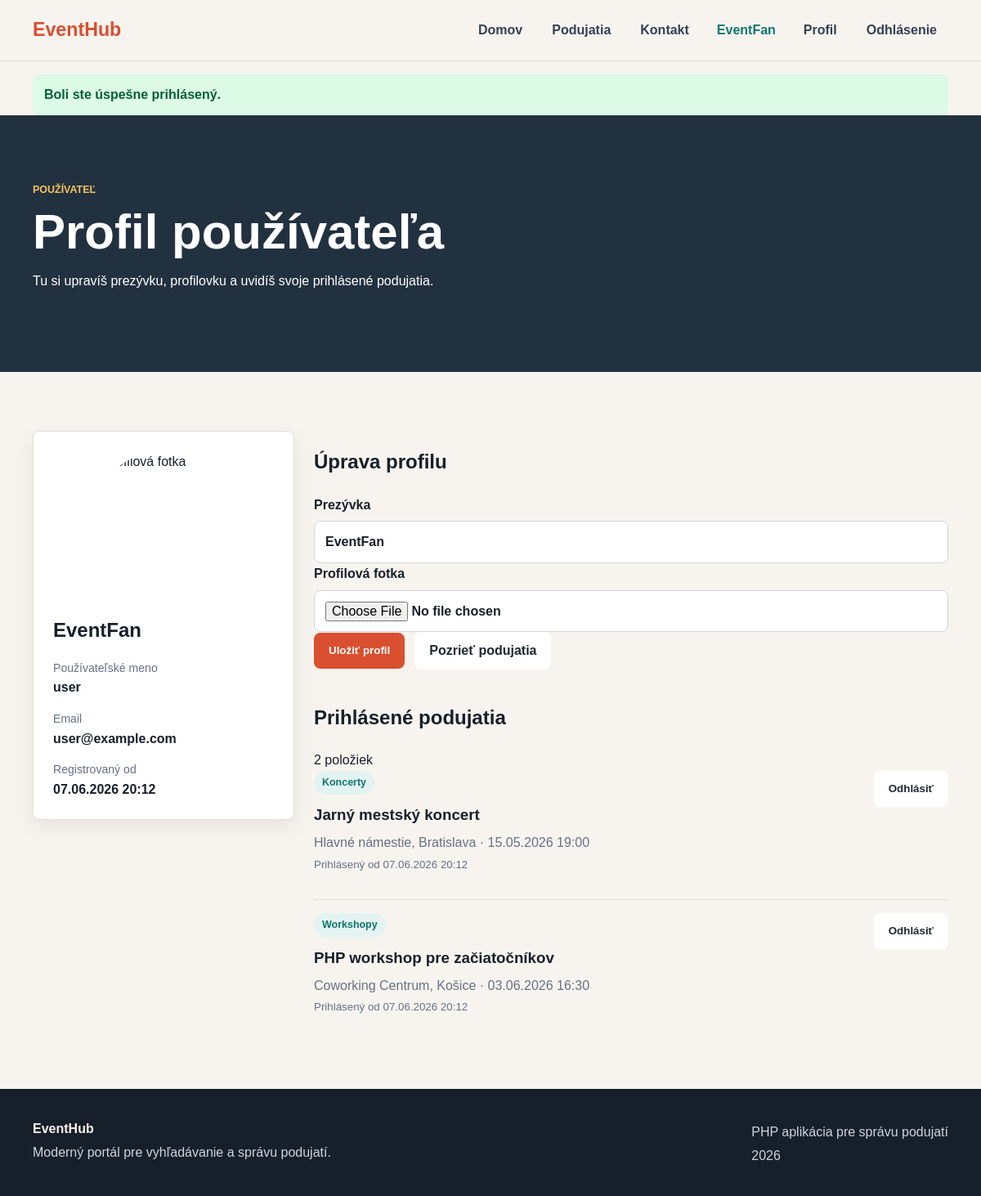
Screenshot of /index.php?page=profile (signed in) with the database file from the repository.
### tables this page shows
CREATE TABLE users (
    id INT UNSIGNED AUTO_INCREMENT,
    username VARCHAR(100) NOT NULL,
    email VARCHAR(180) NOT NULL,
    nickname VARCHAR(100) NULL,
    avatar VARCHAR(255) NULL,
    password VARCHAR(255) NOT NULL,
    created_at TIMESTAMP NOT NULL DEFAULT CURRENT_TIMESTAMP,

    PRIMARY KEY (id),
    UNIQUE KEY idx_users_username (username),
    UNIQUE KEY idx_users_email (email)
);

CREATE TABLE event_registrations (
    id INT UNSIGNED AUTO_INCREMENT,
    user_id INT UNSIGNED NOT NULL,
    event_id INT UNSIGNED NOT NULL,
    created_at TIMESTAMP NOT NULL DEFAULT CURRENT_TIMESTAMP,

    PRIMARY KEY (id),
    UNIQUE KEY idx_event_registrations_user_event (user_id, event_id),
    KEY idx_event_registrations_user_id (user_id),
    KEY idx_event_registrations_event_id (event_id),

    CONSTRAINT fk_event_registrations_user
        FOREIGN KEY (user_id)
        REFERENCES users (id)
        ON UPDATE CASCADE
        ON DELETE CASCADE,
    CONSTRAINT fk_event_registrations_event
        FOREIGN KEY (event_id)
        REFERENCES events (id)
        ON UPDATE CASCADE
        ON DELETE CASCADE
);

CREATE TABLE categories (
    id INT UNSIGNED AUTO_INCREMENT,
    name VARCHAR(120) NOT NULL,
    created_at TIMESTAMP NOT NULL DEFAULT CURRENT_TIMESTAMP,

    PRIMARY KEY (id),
    UNIQUE KEY idx_categories_name (name)
);

CREATE TABLE events (
    id INT UNSIGNED AUTO_INCREMENT,
    category_id INT UNSIGNED NULL,
    title VARCHAR(180) NOT NULL,
    description TEXT NOT NULL,
    location VARCHAR(180) NOT NULL,
    event_date DATETIME NOT NULL,
    image VARCHAR(500) NULL,
    created_at TIMESTAMP NOT NULL DEFAULT CURRENT_TIMESTAMP,

    PRIMARY KEY (id),
    KEY idx_events_category_id (category_id),
    KEY idx_events_event_date (event_date),

    CONSTRAINT fk_events_category
        FOREIGN KEY (category_id)
        REFERENCES categories (id)
        ON UPDATE CASCADE
        ON DELETE SET NULL
);

### core/Controller.php (called while the page is built, shortened)
<?php
class Controller
{
    protected function render(string $view, array $data = [], bool $admin = false): void
    {
        extract($data, EXTR_SKIP);
        $viewFile = APP_ROOT . '/views/' . $view . '.php';
        require $viewFile;
    }
}

### controllers/UserController.php (called while the page is built, shortened)
<?php
class UserController extends Controller
{
    private User $userModel;
    public function __construct()
    {
        $this->userModel = new User();
    }
    public function profile(): void
    {
        $userId = (int) Session::get('user_id');
        $user = $this->userModel->findById($userId);
        $errors = [];
        $this->render('profile', [
            'pageTitle' => 'Profil používateľa',
            'user' => $user,
            'registeredEvents' => $this->userModel->registeredEvents($userId),
            'errors' => $errors,
        ]);
    }
}

### index.php (called while the page is built, shortened)
<?php
spl_autoload_register(function (string $className): void {
    $directories = ['config', 'core', 'models', 'controllers'];
    foreach ($directories as $directory) {
        $file = __DIR__ . '/' . $directory . '/' . $className . '.php';
        if (is_file($file)) {
            return;
        }
    }
});
$routes = [
    'home' => [HomeController::class, 'index'],
    'events' => [EventController::class, 'index'],
    'event_detail' => [EventController::class, 'detail'],
    'contact' => [ContactController::class, 'index'],
    'register' => [UserController::class, 'register'],
    'user_login' => [AuthController::class, 'login'],
    'user_logout' => [UserController::class, 'logout'],
    'profile' => [UserController::class, 'profile'],
    'event_register' => [EventController::class, 'registerForEvent'],
    'event_unregister' => [EventController::class, 'unregisterFromEvent'],
    'login' => [AuthController::class, 'login'],
    'logout' => [AuthController::class, 'logout'],
    'admin_dashboard' => [AdminController::class, 'dashboard'],
    'admin_registrations' => [AdminController::class, 'registrations'],
    'admin_events' => [EventController::class, 'adminIndex'],
    'admin_event_create' => [EventController::class, 'adminCreate'],
    'admin_event_edit' => [EventController::class, 'adminEdit'],
    'admin_event_delete' => [EventController::class, 'adminDelete'],
    'admin_categories' => [CategoryController::class, 'adminIndex'],
    'admin_category_create' => [CategoryController::class, 'adminCreate'],
    'admin_category_edit' => [CategoryController::class, 'adminEdit'],
    'admin_category_delete' => [CategoryController::class, 'adminDelete'],
];
$page = $_GET['page'] ?? 'home';
[$controllerName, $method] = $routes[$page];
try {
    $controller = new $controllerName();
    $controller->$method();
} catch (Throwable $exception) {
    http_response_code(500);
    error_log($exception->getMessage());
    $pageTitle = 'Chyba aplikácie';
    $errorMessage = 'Nastala neočakávaná chyba. Skontrolujte konfiguráciu databázy alebo to skúste neskôr.';
    require __DIR__ . '/views/partials/header.php';
    require __DIR__ . '/views/error.php';
    require __DIR__ . '/views/partials/footer.php';
}

### config/Database.php (called while the page is built, shortened)
<?php
class Database
{
    private static ?PDO $connection = null;
    public static function getConnection(): PDO
    {
        if (self::$connection === null) {
            $dsn = sprintf(
                'mysql:host=%s;dbname=%s;charset=%s',
                DB_HOST,
                DB_NAME,
                DB_CHARSET
            );
            self::$connection = new PDO($dsn, DB_USER, DB_PASS, [
                PDO::ATTR_ERRMODE => PDO::ERRMODE_EXCEPTION,
                PDO::ATTR_DEFAULT_FETCH_MODE => PDO::FETCH_ASSOC,
                PDO::ATTR_EMULATE_PREPARES => false,
            ]);
        }
        return self::$connection;
    }
}

### core/Session.php (called while the page is built, shortened)
<?php
class Session
{
    public static function get(string $key, mixed $default = null): mixed
    {
        return $_SESSION[$key] ?? $default;
    }
}

### core/Model.php (called while the page is built, shortened)
<?php
class Model
{
    public function __construct()
    {
        $this->db = Database::getConnection();
    }
}

### models/User.php (called while the page is built, shortened)
<?php
class User extends Model
{
    public function findById(int $id): ?array
    {
        $stmt = $this->db->prepare('SELECT * FROM users WHERE id = :id LIMIT 1');
        $stmt->execute(['id' => $id]);
        $user = $stmt->fetch();
        return $user ?: null;
    }
    public function registeredEvents(int $userId): array
    {
        $stmt = $this->db->prepare(
            'SELECT er.created_at AS registered_at,
                    e.id,
                    e.title,
                    e.event_date,
                    e.location,
                    c.name AS category_name
             FROM event_registrations er
             INNER JOIN events e ON e.id = er.event_id
             LEFT JOIN categories c ON c.id = e.category_id
             WHERE er.user_id = :user_id
             ORDER BY e.event_date ASC'
        );
        $stmt->execute(['user_id' => $userId]);
        return $stmt->fetchAll();
    }
}

### core/Helpers.php (called while the page is built, shortened)
<?php
function e(?string $value): string
{
    return htmlspecialchars((string) $value, ENT_QUOTES, 'UTF-8');
}
function url(string $page, array $params = []): string
{
    $query = array_merge(['page' => $page], $params);
    return BASE_URL . '?' . http_build_query($query);
}
function asset(string $path): string
{
    return ltrim($path, '/');
}
function old(string $key, array $source = [], string $default = ''): string
{
    return (string) ($source[$key] ?? $default);
}
function format_date(?string $date): string
{
    return date('d.m.Y H:i', strtotime($date));
}
function user_avatar(?string $avatar): string
{
    $avatar = trim((string) $avatar);
    if ($avatar === '') {
        return '';
    }
    $url = asset($avatar);
    return $url;
}

### views/profile.php (the view, shortened to what this page needs)
<?php
$displayName = trim((string) ($user['nickname'] ?? ''));
$avatarUrl = user_avatar($user['avatar']);
?>
<section class="page-hero">
    <div class="container">
        <p class="eyebrow">Používateľ</p>
        <h1>Profil používateľa</h1>
        <p>Tu si upravíš prezývku, profilovku a uvidíš svoje prihlásené podujatia.</p>
    </div>
</section>
<section class="section">
    <div class="container profile-layout">
        <aside class="profile-card">
            <div class="profile-avatar">
                <img
                    data-avatar-preview
                    src="<?= e($avatarUrl !== '' ? $avatarUrl : '') ?>"
                    alt="Profilová fotka"
                    <?= $avatarUrl === '' ? 'hidden' : '' ?>
                >
            </div>
            <div class="profile-info">
                <h2><?= e($displayName) ?></h2>
                <div class="profile-info-list">
                    <div>
                        <span>Používateľské meno</span>
                        <strong><?= e($user['username']) ?></strong>
                    </div>
                    <div>
                        <span>Email</span>
                        <strong><?= e($user['email']) ?></strong>
                    </div>
                    <div>
                        <span>Registrovaný od</span>
                        <strong><?= e(format_date($user['created_at'])) ?></strong>
                    </div>
                </div>
            </div>
        </aside>
        <div class="profile-main">
            <form class="panel form-grid" method="post" action="<?= url('profile') ?>" enctype="multipart/form-data">
                <h2>Úprava profilu</h2>
                <label>
                    Prezývka
                    <input type="text" name="nickname" value="<?= e(old('nickname', $user)) ?>" required>
                </label>
                <label>
                    Profilová fotka
                    <input data-avatar-input type="file" name="avatar" accept="image/png,image/jpeg,image/gif,image/webp">
                </label>
                <div class="form-actions">
                    <button class="btn btn-primary" type="submit">Uložiť profil</button>
                    <a class="btn btn-secondary" href="<?= url('events') ?>">Pozrieť podujatia</a>
                </div>
            </form>
            <section class="panel">
                <div class="panel-heading">
                    <h2>Prihlásené podujatia</h2>
                    <span><?= count($registeredEvents) ?> položiek</span>
                </div>
                <?php if ($registeredEvents === []): ?>
                    <div class="empty-state">
                        <h3>Zatiaľ nie ste prihlásený na žiadne podujatie</h3>
                        <p>Vyberte si podujatie a prihláste sa bez platenia.</p>
                    </div>
                <?php else: ?>
                    <div class="registered-list">
                        <?php foreach ($registeredEvents as $registeredEvent): ?>
                            <article class="registered-item">
                                <div>
                                    <span class="badge"><?= e($registeredEvent['category_name'] ?? 'Podujatie') ?></span>
                                    <h3><?= e($registeredEvent['title']) ?></h3>
                                    <p><?= e($registeredEvent['location']) ?> · <?= e(format_date($registeredEvent['event_date'])) ?></p>
                                    <small>Prihlásený od <?= e(format_date($registeredEvent['registered_at'])) ?></small>
                                </div>
                                <form method="post" action="<?= url('event_unregister', ['id' => $registeredEvent['id']]) ?>">
                                    <button class="btn btn-secondary" type="submit">Odhlásiť</button>
                                </form>
                            </article>
                        <?php endforeach; ?>
                    </div>
                <?php endif; ?>
            </section>
        </div>
    </div>
</section>

### public/css/style.css (style rules this page uses)
:root { --bg: #f7f4ef; --surface: #ffffff; --surface-strong: #1f2933; --text: #17202a; --muted: #667085; --line: #e4ded3; --accent: #d94f30; --accent-dark: #a83b25; --teal: #0f766e; --gold: #bf7e16; --shadow: 0 20px 50px rgba(31, 41, 51, 0.12); }
* { box-sizing: border-box; }
body { margin: 0; background: var(--bg); color: var(--text); font-family: Arial, Helvetica, sans-serif; line-height: 1.6; }
img { display: block; max-width: 100%; }
a { color: inherit; text-decoration: none; }
.container { width: min(1120px, calc(100% - 40px)); margin: 0 auto; }
.hero h1, .page-hero h1, .detail-overlay h1 { margin: 0; max-width: 780px; font-size: clamp(2.4rem, 5vw, 4.8rem); line-height: 1.04; }
.eyebrow { margin: 0 0 10px; color: var(--gold); font-size: 0.78rem; font-weight: 800; letter-spacing: 0; text-transform: uppercase; }
.hero .eyebrow, .page-hero .eyebrow, .detail-overlay .eyebrow { color: #f6c35f; }
.hero-actions, .form-actions { display: flex; flex-wrap: wrap; gap: 12px; align-items: center; }
.btn { display: inline-flex; align-items: center; justify-content: center; min-height: 44px; padding: 10px 18px; border: 0; border-radius: 8px; background: var(--surface-strong); color: #ffffff; font-weight: 800; cursor: pointer; }
.btn-primary { background: var(--accent); }
.btn-secondary { background: #ffffff; color: var(--surface-strong); }
.section { padding: 72px 0; }
.badge { display: inline-flex; width: fit-content; padding: 5px 10px; border-radius: 999px; background: #e3f3f1; color: var(--teal); font-size: 0.78rem; font-weight: 800; }
.page-hero { padding: 82px 0; background: #22313f; color: #ffffff; }
.page-hero p { max-width: 720px; }
label { display: grid; gap: 7px; font-weight: 800; }
input, textarea, select { width: 100%; border: 1px solid #d0d5dd; border-radius: 8px; padding: 12px 13px; font: inherit; color: var(--text); background: #ffffff; }
.profile-layout { display: grid; grid-template-columns: 320px minmax(0, 1fr); gap: 24px; align-items: start; }
.profile-card, .profile-main { display: grid; gap: 20px; }
.profile-card { padding: 24px; border: 1px solid var(--line); border-radius: 8px; background: var(--surface); box-shadow: 0 8px 24px rgba(31, 41, 51, 0.08); }
.profile-avatar { display: grid; place-items: center; }
.profile-avatar img { width: 180px; height: 180px; border-radius: 50%; object-fit: cover; }
.profile-info h2 { margin: 0 0 16px; }
.profile-info-list { display: grid; gap: 14px; }
.profile-info-list span { display: block; color: var(--muted); font-size: 0.88rem; }
.registered-list { display: grid; gap: 14px; }
.registered-item { display: flex; justify-content: space-between; gap: 18px; padding: 16px 0; border-top: 1px solid var(--line); }
.registered-item:first-child { border-top: 0; padding-top: 0; }
.registered-item h3 { margin: 10px 0 6px; }
.registered-item p, .registered-item small { margin: 0; color: var(--muted); }

### rows the page displays
users: nickname "EventFan", username "user", email "user@example.com", created_at "07.06.2026 20:12"
event_registrations: categories.name "Koncerty", event.title "Jarný mestský koncert", event.location "Hlavné námestie, Bratislava", event.event_date "15.05.2026 19:00", created_at "07.06.2026 20:12"
event_registrations: categories.name "Workshopy", event.title "PHP workshop pre začiatočníkov", event.location "Coworking Centrum, Košice", event.event_date "03.06.2026 16:30", created_at "07.06.2026 20:12"

### other values shown
Session::get('username', 'Používateľ') "EventFan"
$success "Boli ste úspešne prihlásený."
count($registeredEvents) "2"
